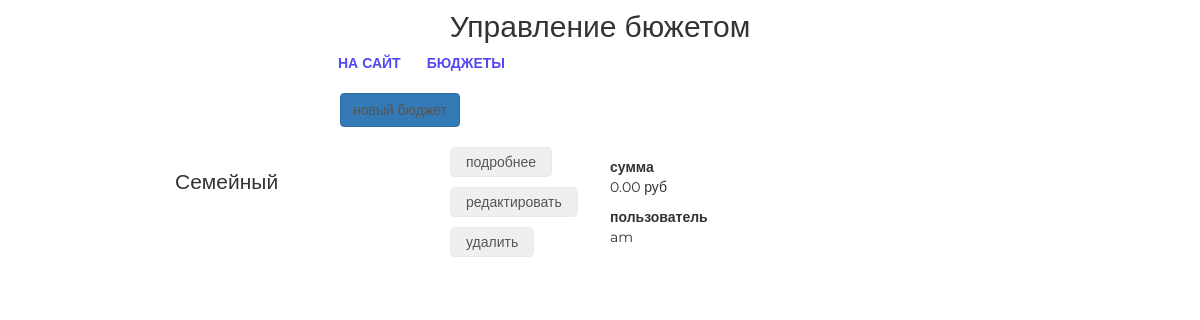
Page /set/ (signed in) on the committed database.
### mainapp/models.py (models this page shows)
class Budget(models.Model):
    user = models.ForeignKey(get_user_model(),
                             on_delete=models.CASCADE,
                             related_name='budgets')
    name = models.CharField('название', max_length=64)
    description = models.TextField('описание', blank=True)
    users = models.ManyToManyField(User)
    amount = models.DecimalField(
        'общая сумма', max_digits=15, decimal_places=2, default=0)

### authapp/models.py (models this page shows)
class User(AbstractUser):
    age = models.PositiveIntegerField('возраст', null=True)
    avatar = models.ImageField(upload_to='avatars', blank=True)
    registration_start_time = models.DateTimeField(
        auto_now_add=True, null=True)

### setbudgetapp/views.py (the view)
# urls.py: path('', mainapp.index, name='index'),
@login_required
def index(request):
    all_budgets = request.user.budgets.all()
    context = {
        'page_title': 'настройки',
        'all_budgets': all_budgets,
    }
    return render(request, 'setbudgetapp/index.html', context)

### setbudgetapp/templates/setbudgetapp/index.html (shortened to what this page needs)
{% extends 'setbudgetapp/base.html' %}
{% load static %}
{% block container %}
    <div class="users_list">
        <a href="{% url 'set:budget_create' %}" class="btn btn-primary new_user">
            новый бюджет
        </a>
        {% for budget in all_budgets %}
            <div class="product_record {% if budget.is_active %}not_active{% endif %}">
                <div class="product_name">
                    {{ budget.name|title }}
                </div>
                <div class="product_actions">
                    <button>
                        <a href={% url 'set:source_list' pk=budget.pk %}>подробнее</a>
                    </button>
                    <button>
                        <a href={% url 'set:budget_update' pk=budget.pk %}>редактировать</a>
                    </button>
                    <button>
                        <a href={% url 'set:budget_delete' pk=budget.pk %}>удалить</a>
                    </button>
                </div>
                <div class="summary">
                    <b>сумма</b>
                    <p>{{ budget.amount }} руб</p>
                    <b>пользователь</b>
                    <p>{{ budget.user }}</p>
                </div>
            </div>
        {% endfor %}
    </div>
{% endblock %}

### static/css/style.css (style rules this page uses)
* { margin: 0; padding: 0; }
body { font-family: 'Montserrat', sans-serif; }
html, body { height: 100%; }
.product_record { height: 125px; margin: 15px auto; position: relative; }
.product_record .product_name { display: block; float: left; margin-top: 25px; margin-left: 25px; width: 250px; font-size: 150%; }
.product_record .product_actions { display: block; float: left; margin-top: 0px; margin-left: 25px; width: 135px; }
.product_record .summary { display: block; float: left; margin-top: 15px; margin-left: 25px; width: 100px; }
.users_list { margin-left: 150px; }
.users_list a { color: #555; text-decoration: none; }
.users_list .new_user { margin-left: 190px; }
.users_list button { border: 1px solid #eaeaea; border-radius: 5px; height: 30px; margin: 5px auto; padding: 0 15px; }

### rows in the picture
Budget: name "Семейный", amount "0.00", user "am"
